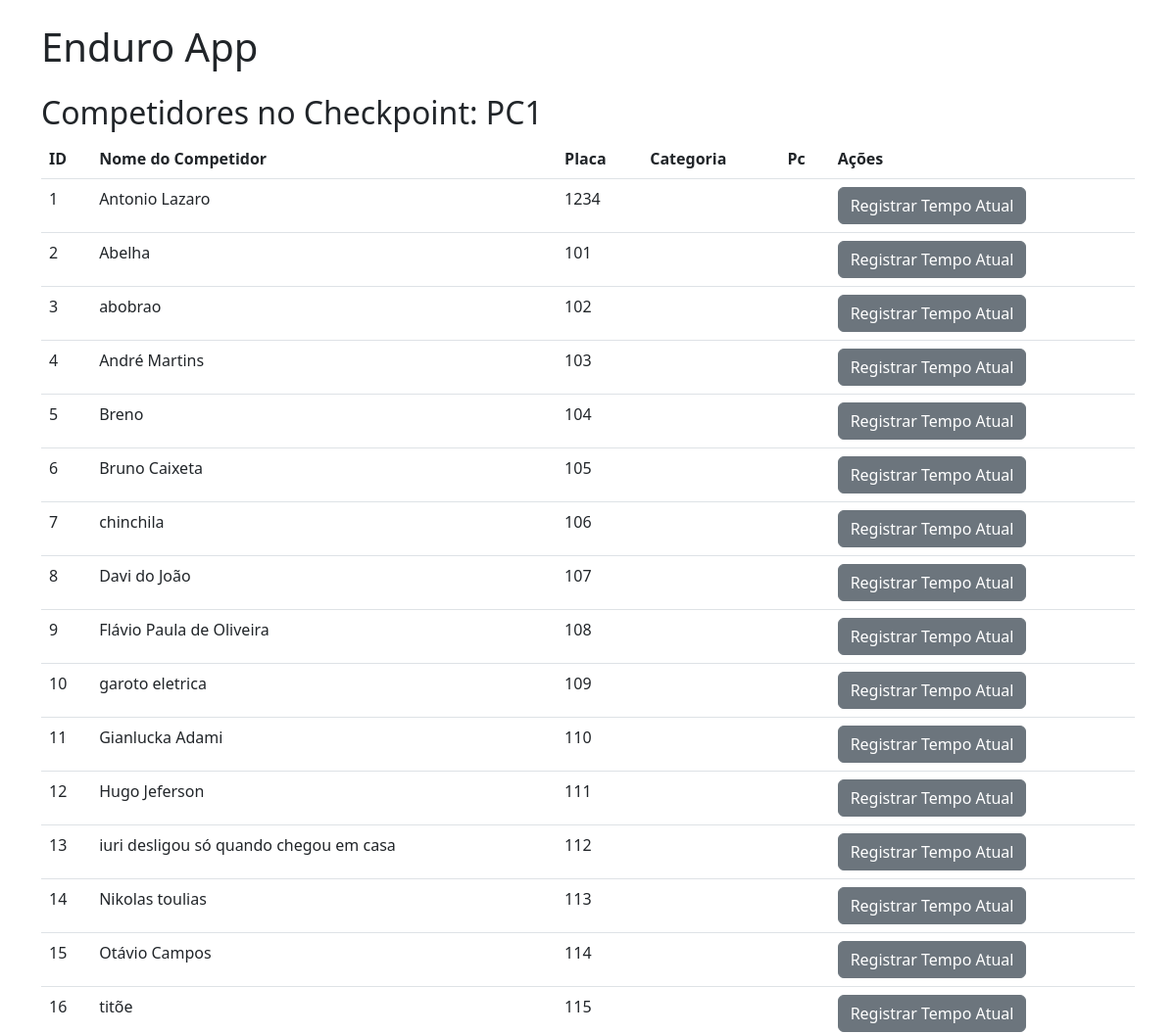
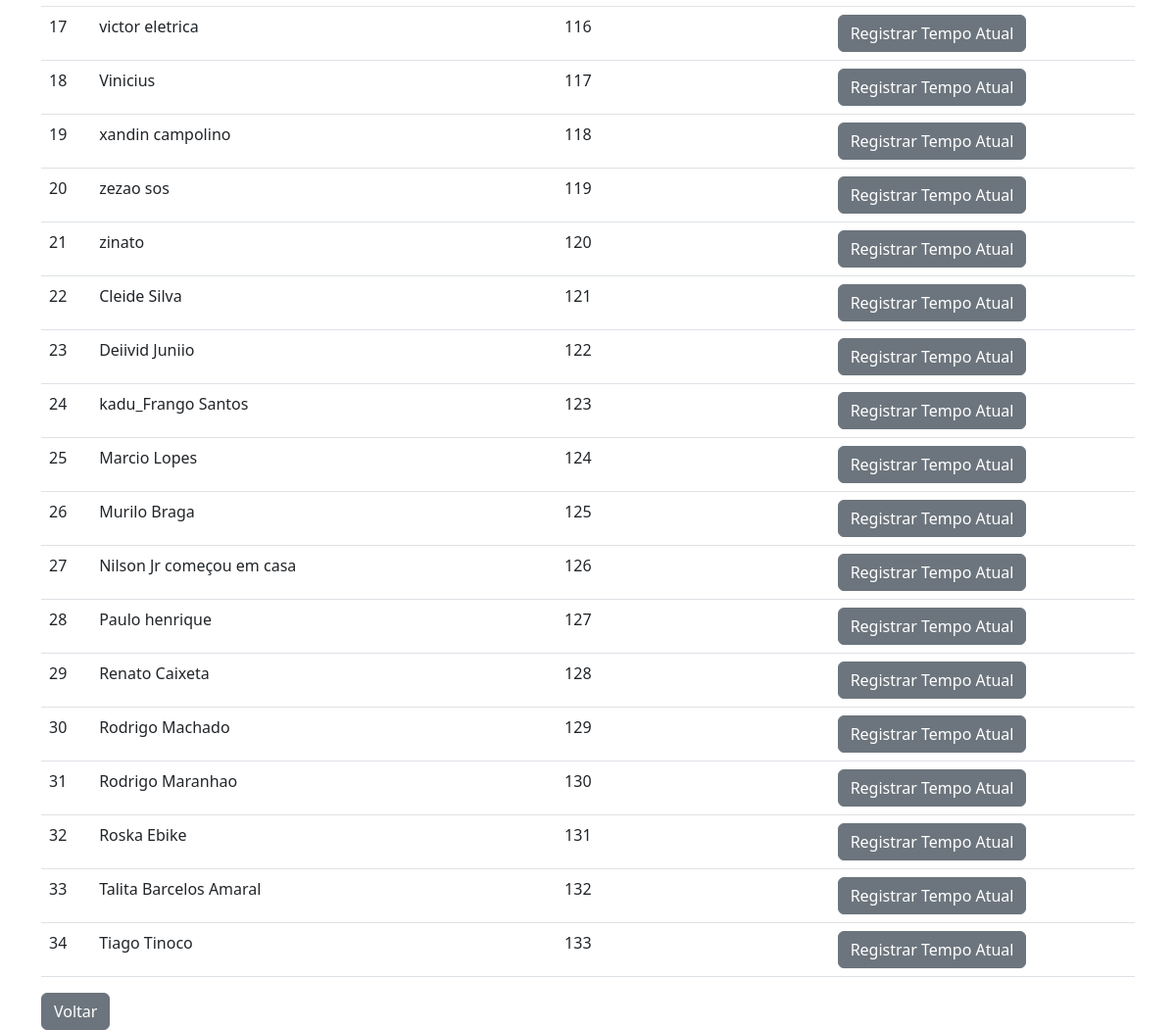
/enduros/1/checkpoints/1/competitors/, run on the app's committed database (2 pictures, top to bottom).
### models.py (models this page shows)
class Checkpoint(Base):
    __tablename__ = "checkpoints"
    id = Column(Integer, primary_key=True, index=True)
    enduro_id = Column(Integer, ForeignKey("enduros.id"))
    competitor_id = Column(Integer, ForeignKey("competitors.id"))
    name = Column(String, nullable=False)
    time = Column(Float)
    latitude = Column(Float)
    longitude = Column(Float)
    raio = Column(Integer)
    enduro = relationship("Enduro", back_populates="checkpoints")
    competitor = relationship("Competitor", back_populates="checkpoints")
    resultados = relationship("Resultados", back_populates="checkpoint")  # Updated relationship name

class Competitor(Base):
    __tablename__ = "competitors"
    id = Column(Integer, primary_key=True, index=True)
    enduro_id = Column(Integer, ForeignKey("enduros.id"))
    name = Column(String, index=True)
    placa = Column(String)
    categories_id = Column(Integer, ForeignKey("categories.id"))
    enduro = relationship("Enduro", back_populates="competitors")
    checkpoints = relationship("Checkpoint", back_populates="competitor")
    category = relationship("Category", back_populates="competitors")
    resultados = relationship("Resultados", back_populates="competitor")
    trackpoints = relationship("Trackpoint", back_populates="competitor")

### routers.py (the view)
@router.get("/enduros/{enduro_id}/checkpoints/{checkpoint_id}/competitors/", response_class=HTMLResponse)
def register_tempo_checkpoint(enduro_id: int, checkpoint_id: int, request: Request, db: Session = Depends(get_db)):
    enduro = db.query(Enduro).filter(Enduro.id == enduro_id).first()
    if not enduro:
        raise HTTPException(status_code=404, detail="Enduro não encontrado")
    checkpoint = db.query(Checkpoint).filter(Checkpoint.id == checkpoint_id).first()
    if not checkpoint:
        raise HTTPException(status_code=404, detail="Checkpoint não encontrado")
    competitor = db.query(Competitor).filter(Competitor.enduro_id == checkpoint.enduro_id).all()
    if not competitor:
        raise HTTPException(status_code=404, detail="Competidor não encontrado")
    return templates.TemplateResponse("list_competitors_for_checkpoint.html", {
        "request": request,
        "enduro": enduro,
        "competitors": competitor,
        "checkpoint": checkpoint
    })

### templates/list_competitors_for_checkpoint.html (shortened to what this page needs)
{% extends "base.html" %}
{% block content %}
<h2>Competidores no Checkpoint: {{ checkpoint.name }}</h2>
<table class="table">
    <thead>
        <tr>
            <th>ID</th>
            <th>Nome do Competidor</th>
            <th>Placa</th>
            <th>Categoria</th>
            <th>Pc</th>
            <th>Ações</th>
        </tr>
    </thead>
    <tbody>
        {% for competitor in competitors %}
        <tr>
            <td>{{ competitor.id }}</td>
            <td>{{ competitor.name }}</td>
            <td>{{ competitor.placa }}</td>
            <td>{{ competitor.category_id }}</td>
            <td>{{ competitor.pc01 }}</td>
            <td>
                <a href="/enduros/{{ enduro.id }}/competitors/{{ competitor.id }}/pc/edit/" class="btn btn-secondary">
                    Registrar Tempo Atual
                </a>
            </td>
        </tr>
        {% endfor %}
    </tbody>
</table>
<a href="/enduros/{{ enduro.id }}/" class="btn btn-secondary">Voltar</a>
{% endblock %}

### data on the page
Checkpoint: name "PC1"
Competitor: id "1", name "Antonio Lazaro", placa "1234"
Competitor: id "2", name "Abelha", placa "101"
Competitor: id "3", name "abobrao", placa "102"
Competitor: id "4", name "André Martins", placa "103"
Competitor: id "5", name "Breno", placa "104"
Competitor: id "6", name "Bruno Caixeta", placa "105"
Competitor: id "7", name "chinchila", placa "106"
Competitor: id "8", name "Davi do João", placa "107"
Competitor: id "9", name "Flávio Paula de Oliveira", placa "108"
Competitor: id "10", name "garoto eletrica", placa "109"
Competitor: id "11", name "Gianlucka Adami", placa "110"
Competitor: id "12", name "Hugo Jeferson", placa "111"
Competitor: id "13", name "iuri desligou só quando chegou em casa", placa "112"
Competitor: id "14", name "Nikolas toulias", placa "113"
Competitor: id "15", name "Otávio Campos", placa "114"
Competitor: id "16", name "titõe", placa "115"
Competitor: id "17", name "victor eletrica", placa "116"
Competitor: id "18", name "Vinicius", placa "117"
Competitor: id "19", name "xandin campolino", placa "118"
Competitor: id "20", name "zezao sos", placa "119"
Competitor: id "21", name "zinato", placa "120"
Competitor: id "22", name "Cleide Silva", placa "121"
Competitor: id "23", name "Deiivid Juniio", placa "122"
Competitor: id "24", name "kadu_Frango Santos", placa "123"
Competitor: id "25", name "Marcio Lopes", placa "124"
Competitor: id "26", name "Murilo Braga", placa "125"
Competitor: id "27", name "Nilson Jr começou em casa", placa "126"
Competitor: id "28", name "Paulo henrique", placa "127"
Competitor: id "29", name "Renato Caixeta", placa "128"
Competitor: id "30", name "Rodrigo Machado", placa "129"
Competitor: id "31", name "Rodrigo Maranhao", placa "130"
Competitor: id "32", name "Roska Ebike", placa "131"
Competitor: id "33", name "Talita Barcelos Amaral", placa "132"
Competitor: id "34", name "Tiago Tinoco", placa "133"
